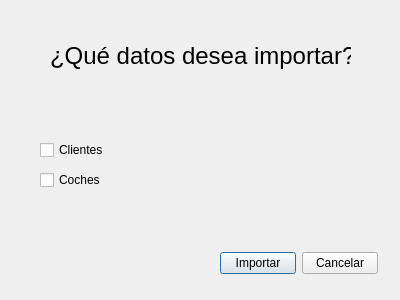
<?xml version="1.0" encoding="UTF-8"?>
<ui version="4.0">
 <class>dialogoTipoImportacion</class>
 <widget class="QDialog" name="dialogoTipoImportacion">
  <property name="geometry">
   <rect>
    <x>0</x>
    <y>0</y>
    <width>400</width>
    <height>300</height>
   </rect>
  </property>
  <property name="windowTitle">
   <string>Dialog</string>
  </property>
  <widget class="QWidget" name="layoutWidget">
   <property name="geometry">
    <rect>
     <x>220</x>
     <y>250</y>
     <width>158</width>
     <height>26</height>
    </rect>
   </property>
   <layout class="QHBoxLayout" name="horizontalLayout">
    <item>
     <widget class="QPushButton" name="buttonImportar">
      <property name="text">
       <string>Importar</string>
      </property>
     </widget>
    </item>
    <item>
     <widget class="QPushButton" name="buttonCancelar">
      <property name="text">
       <string>Cancelar</string>
      </property>
     </widget>
    </item>
   </layout>
  </widget>
  <widget class="QCheckBox" name="checkboxClientes">
   <property name="geometry">
    <rect>
     <x>40</x>
     <y>140</y>
     <width>76</width>
     <height>20</height>
    </rect>
   </property>
   <property name="text">
    <string>Clientes</string>
   </property>
  </widget>
  <widget class="QCheckBox" name="checkboxCoches">
   <property name="geometry">
    <rect>
     <x>40</x>
     <y>170</y>
     <width>76</width>
     <height>20</height>
    </rect>
   </property>
   <property name="text">
    <string>Coches</string>
   </property>
  </widget>
  <widget class="QLabel" name="label">
   <property name="geometry">
    <rect>
     <x>50</x>
     <y>40</y>
     <width>301</width>
     <height>31</height>
    </rect>
   </property>
   <property name="font">
    <font>
     <pointsize>18</pointsize>
    </font>
   </property>
   <property name="text">
    <string>¿Qué datos desea importar?</string>
   </property>
  </widget>
 </widget>
 <resources/>
 <connections/>
</ui>
